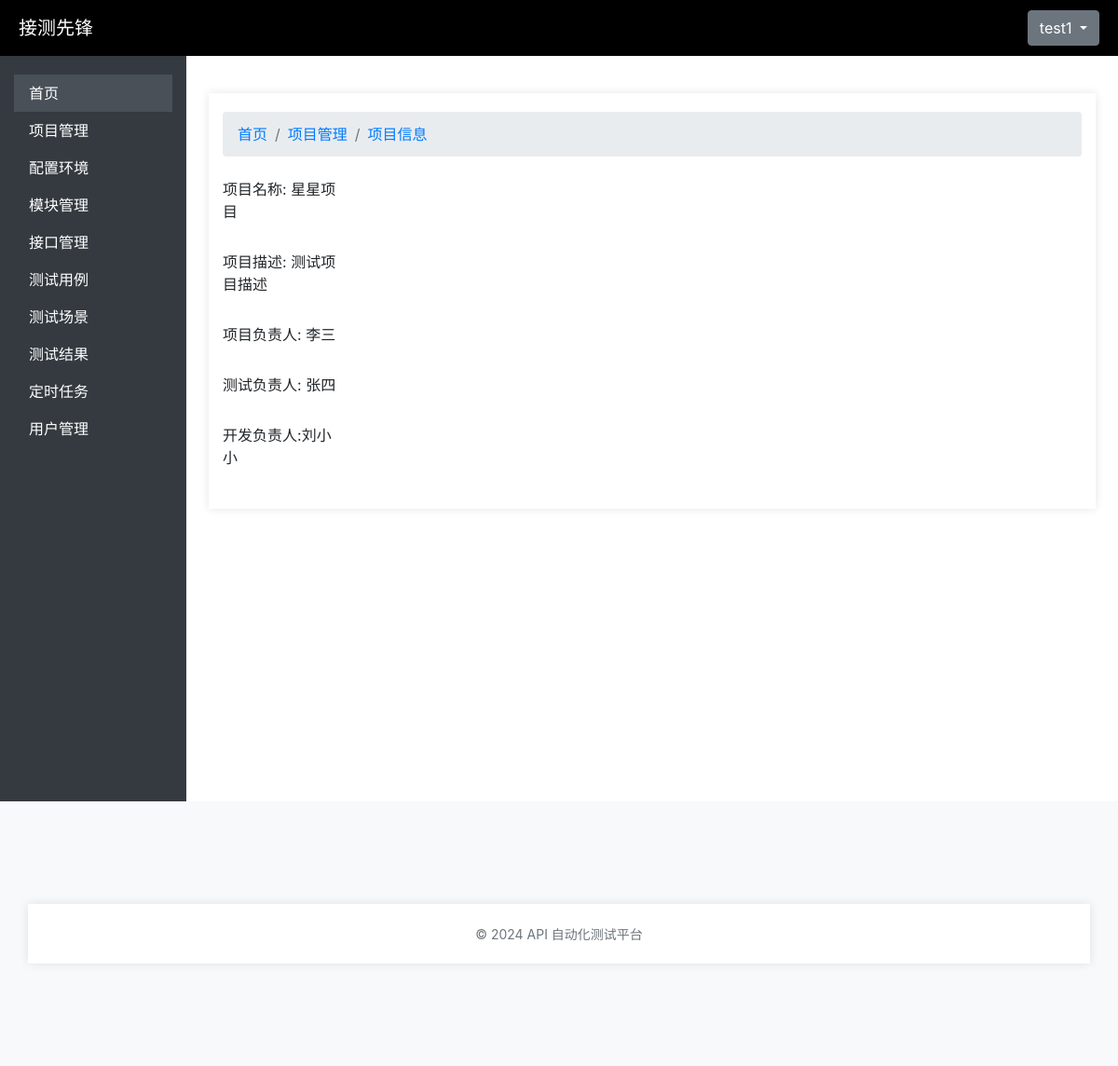
The page /projects/projects/1/ (signed in) on the database its author committed.
### user_management/models.py (models this page shows, shortened)
class Users(AbstractBaseUser):
    id = models.AutoField(primary_key=True)
    username = models.CharField(max_length=150, unique=True)
    email = models.EmailField(unique=True)
    password = models.CharField(max_length=128)
    status = models.BooleanField(default=True)  # 用户状态（是否激活）
    is_logged_in = models.BooleanField(default=False)  # 是否登录
    project = models.CharField(max_length=255, blank=True, null=True)  # 所属项目
    module = models.CharField(max_length=255, blank=True, null=True)  # 所属模块
    is_staff = models.BooleanField(default=False)  # 是否是员工
    is_superuser = models.BooleanField(default=False)  # 是否是超级用户
    USERNAME_FIELD = 'username'
    REQUIRED_FIELDS = ['email']
    objects = UserManager()  # 关联自定义用户管理器
    class Meta:
        verbose_name = '用户信息表'
        verbose_name_plural = '用户信息表'

### project_management/models.py (models this page shows, shortened)
class Project(models.Model):
    id = models.AutoField(primary_key=True)
    name = models.CharField('项目名称', max_length=50, unique=True, null=False)
    proj_owner = models.CharField('项目负责人', max_length=20, null=False)
    test_owner = models.CharField('测试负责人', max_length=20, null=False)
    dev_owner = models.CharField('开发负责人', max_length=20, null=False)
    desc = models.CharField('项目描述', max_length=100, null=True)
    create_time = models.DateTimeField('项目创建时间', auto_now_add=True)
    update_time = models.DateTimeField('项目更新时间', auto_now=True, null=True)
    class Meta:
        verbose_name = '项目信息表'
        verbose_name_plural = '项目信息表'

### project_management/views.py (the view)
# urls.py: path('projects/<int:project_id>/', views.project_detail, name='project_detail'),
@login_required
def project_detail(request, project_id):
    project = get_object_or_404(Project, id=project_id)
    return render(request, 'projects/project_detail.html', {'project': project})

### api_test_platform/templates/projects/project_detail.html
{% extends 'base.html' %}
{% block content %}
<div class="container mt-4">
    <nav aria-label="breadcrumb">
        <ol class="breadcrumb">
          <li class="breadcrumb-item"><a href="#">首页</a></li>
          <li class="breadcrumb-item"><a href="{% url 'project_list' %}">项目管理</a></li>
          <li class="breadcrumb-item active" aria-current="page"><a href="#">项目信息</a></li>
        </ol>
      </nav>
        <div class="mb-3 row">
            <label for="id_name" class="col-form-label col-md-2">项目名称: {{ project.name }}</label>
             </div>
          <div class="mb-3 row">
              <label for="id_desc" class="col-form-label col-md-2">项目描述: {{ project.desc }}</label>
          </div>
          <div class="mb-3 row">
            <label for="id_pmp" class="col-form-label col-md-2">项目负责人: {{ project.proj_owner }}</label>
        </div>
        <div class="mb-3 row">
            <label for="id_test" class="col-form-label col-md-2">测试负责人: {{ project.test_owner }}</label>
        </div>
        <div class="mb-3 row">
          <label for="id_dep" class="col-form-label col-md-2">开发负责人:{{ project.dev_owner }}</label>
      </div>
    </div>
{% endblock %}

### api_test_platform/templates/base.html (shortened to what this page needs)
<!DOCTYPE html>
<html lang="en">
<head>
    {% load static %}
    <link rel="stylesheet" type="text/css" href="{% static 'css/style.css' %}">
    <link rel="stylesheet" href="https://stackpath.bootstrapcdn.com/bootstrap/4.5.2/css/bootstrap.min.css">
    <link href="https://cdn.jsdelivr.net/npm/bootstrap@4.5.2/dist/css/bootstrap.min.css" rel="stylesheet">
</head>
<body>
    <div class="brand">
        <a href="#" style="color: white;">接测先锋</a>
        <div class="dropdown">
            <button class="btn btn-secondary dropdown-toggle" type="button" data-toggle="dropdown" aria-expanded="false">
                {{ user.username }}
            </button>
        </div>
    </div>
    <div class="container-fluid">
        <div class="row">
            <nav class="col-md-2 d-none d-md-block sidebar">
                <div class="sidebar-sticky">
                    <ul class="nav flex-column">
                        <li class="nav-item">
                            <a class="nav-link active" href="/">首页</a>
                        </li>
                        <li class="nav-item">
                            <a class="nav-link" href="{% url 'project_list' %}">项目管理</a>
                        </li>
                        <li class="nav-item">
                            <a class="nav-link" href="{% url 'environment_list' %}">配置环境</a>
                        </li>
                        <li class="nav-item">
                            <a class="nav-link" href="{% url 'module_list' %}">模块管理</a>
                        </li>
                        <li class="nav-item">
                            <a class="nav-link" href="{% url 'interface_list' %}">接口管理</a>
                        </li>
                        <li class="nav-item">
                            <a class="nav-link" href="{% url 'testcase_list' %}">测试用例</a>
                        </li>
                        <li class="nav-item">
                            <a class="nav-link" href="{% url 'testscenario_list' %}">测试场景</a>
                        </li>
                        <li class="nav-item">
                            <a class="nav-link" href="{% url 'testresult_list' %}">测试结果</a>
                        </li>
                        <li class="nav-item">
                            <a class="nav-link" href="{% url 'scheduled_list' %}">定时任务</a>
                        </li>
                        <li class="nav-item">
                            <a class="nav-link" href="{% url 'user_list' %}">用户管理</a>
                        </li>
                    </ul>
                </div>
            </nav>
            <main role="main" class="col-md-10 ml-sm-auto px-4">
                <div class="d-flex justify-content-between flex-wrap flex-md-nowrap align-items-center pt-3 pb-2 mb-3">
                    {% block content %}{% endblock %}
                </div>
            </main>
        </div>
    </div>
    <footer class="footer text-center">
        <div class="container">
            <span class="text-muted">© 2024 API 自动化测试平台</span>
        </div>
    </footer>
</body>
</html>

### api_test_platform/static/css/style.css (style rules this page uses)
body { font-family: Arial, sans-serif; background-color: #f7f7f7; }
.container { width: 300px; margin: 100px auto; padding: 20px; background-color: white; box-shadow: 0 0 10px rgba(0, 0, 0, 0.1); flex-wrap: wrap; }
label, input { display: block; margin-bottom: 10px; }
button { background-color: #4CAF50; color: white; padding: 10px; border: none; cursor: pointer; }

### api_test_platform/templates/base.html (style rules this page uses)
.brand { background-color: #000; font-size: 20px; color: aliceblue; height: 60px; display: flex; align-items: center; justify-content: space-between; padding: 0 20px; }
.sidebar { background-color: #343a40; height: 100vh; color: white; }
.sidebar .nav-link { color: white; }
.sidebar .nav-link.active, .sidebar .nav-link:hover { background-color: #495057; color: #ffffff; }
.sidebar-sticky { padding-top: 20px; }
footer { background-color: #f8f9fa; padding: 10px 0; }
.footer .text-muted { font-size: 14px; }

### rows shown on the page
Users: username "test1"
Project: name "星星项目", desc "测试项目描述", proj_owner "李三", test_owner "张四", dev_owner "刘小小"
